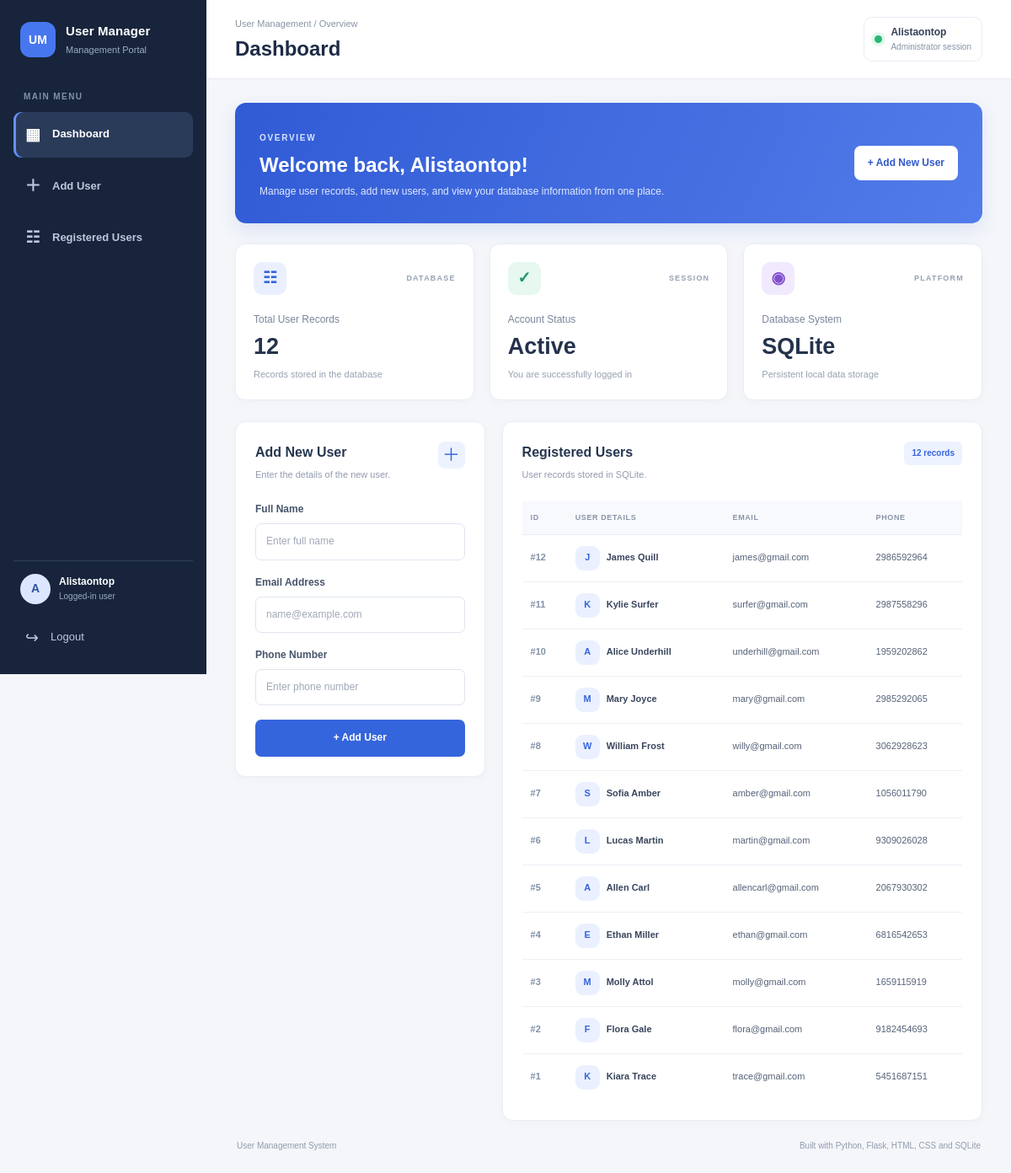
Screenshot of /dashboard (signed in) with the database file from the repository.
### tables this page shows
CREATE TABLE users (
            id INTEGER PRIMARY KEY AUTOINCREMENT,
            name TEXT NOT NULL,
            email TEXT NOT NULL,
            phone TEXT NOT NULL
        );

### app.py (the view, shortened to what this page needs)
@app.route("/dashboard", methods=["GET", "POST"])
def dashboard():
    if not session.get("user"):
        flash(
            "Please log in to access the dashboard.",
            "error",
        )
        return redirect(url_for("login"))
    users = get_all_users()
    return render_template(
        "dashboard.html",
        username=session["user"],
        users=users,
    )

### app.py (called while the page is built)
def get_db_connection():
    connection = sqlite3.connect(DATABASE)
    connection.row_factory = sqlite3.Row
    return connection

def get_all_users():
    connection = get_db_connection()
    try:
        users = connection.execute(
            "SELECT * FROM users ORDER BY id DESC"
        ).fetchall()
        return users
    finally:
        connection.close()

### templates/dashboard.html (shortened to what this page needs)
<!DOCTYPE html>
<html lang="en">
<head>
    <link rel="stylesheet"
          href="{{ url_for('static', filename='style.css') }}">
</head>
<body class="dashboard-page">
    <div class="dashboard-layout">
        <aside class="sidebar">
            <a href="{{ url_for('dashboard') }}" class="brand">
                <span class="brand-icon">UM</span>
                <span class="brand-text">
                    <strong>User Manager</strong>
                    <small>Management Portal</small>
                </span>
            </a>
            <div class="sidebar-label">MAIN MENU</div>
            <nav class="sidebar-nav">
                <a href="#overview" class="nav-link active">
                    <span class="nav-icon">▦</span>
                    <span>Dashboard</span>
                </a>
                <a href="#add-user" class="nav-link">
                    <span class="nav-icon">＋</span>
                    <span>Add User</span>
                </a>
                <a href="#registered-users" class="nav-link">
                    <span class="nav-icon">☷</span>
                    <span>Registered Users</span>
                </a>
            </nav>
            <div class="sidebar-bottom">
                <div class="sidebar-user">
                    <div class="avatar">
                        {{ username[0]|upper }}
                    </div>
                    <div class="sidebar-user-info">
                        <strong>{{ username }}</strong>
                        <small>Logged-in user</small>
                    </div>
                </div>
                <a href="{{ url_for('logout') }}" class="sidebar-logout">
                    <span class="nav-icon">↪</span>
                    Logout
                </a>
            </div>
        </aside>
        <main class="main-content">
            <header class="topbar">
                <div>
                    <p class="breadcrumb">User Management / Overview</p>
                    <h1>Dashboard</h1>
                </div>
                <div class="topbar-profile">
                    <div class="status-dot"></div>
                    <div>
                        <strong>{{ username }}</strong>
                        <small>Administrator session</small>
                    </div>
                </div>
            </header>
            <div class="dashboard-content" id="overview">
                <section class="welcome-banner">
                    <div>
                        <span class="welcome-label">OVERVIEW</span>
                        <h2>Welcome back, {{ username }}!</h2>
                        <p>
                            Manage user records, add new users,
                            and view your database information
                            from one place.
                        </p>
                    </div>
                    <a href="#add-user" class="welcome-action">
                        + Add New User
                    </a>
                </section>
                <section class="stats-grid">
                    <article class="stat-card">
                        <div class="stat-card-top">
                            <span class="stat-icon blue-icon">☷</span>
                            <span class="stat-caption">DATABASE</span>
                        </div>
                        <p class="stat-title">Total User Records</p>
                        <h3>{{ users|length }}</h3>
                        <p class="stat-description">
                            Records stored in the database
                        </p>
                    </article>
                    <article class="stat-card">
                        <div class="stat-card-top">
                            <span class="stat-icon green-icon">✓</span>
                            <span class="stat-caption">SESSION</span>
                        </div>
                        <p class="stat-title">Account Status</p>
                        <h3>Active</h3>
                        <p class="stat-description">
                            You are successfully logged in
                        </p>
                    </article>
                    <article class="stat-card">
                        <div class="stat-card-top">
                            <span class="stat-icon purple-icon">◉</span>
                            <span class="stat-caption">PLATFORM</span>
                        </div>
                        <p class="stat-title">Database System</p>
                        <h3>SQLite</h3>
                        <p class="stat-description">
                            Persistent local data storage
                        </p>
                    </article>
                </section>
                <div class="dashboard-grid">
                    <section class="content-card" id="add-user">
                        <div class="card-heading">
                            <div>
                                <h2>Add New User</h2>
                                <p>
                                    Enter the details of the new user.
                                </p>
                            </div>
                            <span class="heading-icon">＋</span>
                        </div>
                        <form action="{{ url_for('dashboard') }}"
                              method="POST"
                              class="user-form">
                            <div class="form-group">
                                <label for="name">Full Name</label>
                                <input
                                    type="text"
                                    id="name"
                                    name="name"
                                    maxlength="100"
                                    placeholder="Enter full name"
                                    required
                                >
                            </div>
                            <div class="form-group">
                                <label for="email">Email Address</label>
                                <input
                                    type="email"
                                    id="email"
                                    name="email"
                                    maxlength="254"
                                    placeholder="name@example.com"
                                    required
                                >
                            </div>
                            <div class="form-group">
                                <label for="phone">Phone Number</label>
                                <input
                                    type="tel"
                                    id="phone"
                                    name="phone"
                                    maxlength="30"
                                    placeholder="Enter phone number"
                                    required
                                >
                            </div>
                            <button type="submit"
                                    class="primary-button">
                                + Add User
                            </button>
                        </form>
                    </section>
                    <section class="content-card users-card"
                             id="registered-users">
                        <div class="card-heading">
                            <div>
                                <h2>Registered Users</h2>
                                <p>
                                    User records stored in SQLite.
                                </p>
                            </div>
                            <span class="record-count">
                                {{ users|length }} records
                            </span>
                        </div>
                        {% if users %}
                            <div class="table-wrapper">
                                <table class="dashboard-table">
                                    <thead>
                                        <tr>
                                            <th>ID</th>
                                            <th>User Details</th>
                                            <th>Email</th>
                                            <th>Phone</th>
                                        </tr>
                                    </thead>
                                    <tbody>
                                        {% for user in users %}
                                            <tr>
                                                <td>
                                                    <span class="user-id">
                                                        #{{ user["id"] }}
                                                    </span>
                                                </td>
                                                <td>
                                                    <div class="table-user">
                                                        <span class="table-avatar">
                                                            {{ user["name"][0]|upper }}
                                                        </span>
                                                        <strong>
                                                            {{ user["name"] }}
                                                        </strong>
                                                    </div>
                                                </td>
                                                <td class="email-cell">
                                                    {{ user["email"] }}
                                                </td>
                                                <td>
                                                    {{ user["phone"] }}
                                                </td>
                                            </tr>
                                        {% endfor %}
                                    </tbody>
                                </table>
                            </div>
                        {% endif %}
                    </section>
                </div>
                <footer class="dashboard-footer">
                    <p>User Management System</p>
                    <p>
                        Built with Python, Flask, HTML, CSS and SQLite
                    </p>
                </footer>
            </div>
        </main>
    </div>
</body>
</html>

### rows the page displays
users: id "12", name "J", name "James Quill", email "james@gmail.com", phone "2986592964"
users: id "11", name "K", name "Kylie Surfer", email "surfer@gmail.com", phone "2987558296"
users: id "10", name "A", name "Alice Underhill", email "underhill@gmail.com", phone "1959202862"
users: id "9", name "M", name "Mary Joyce", email "mary@gmail.com", phone "2985292065"
users: id "8", name "W", name "William Frost", email "willy@gmail.com", phone "3062928623"
users: id "7", name "S", name "Sofia Amber", email "amber@gmail.com", phone "1056011790"
users: id "6", name "L", name "Lucas Martin", email "martin@gmail.com", phone "9309026028"
users: id "5", name "A", name "Allen Carl", email "allencarl@gmail.com", phone "2067930302"
users: id "4", name "E", name "Ethan Miller", email "ethan@gmail.com", phone "6816542653"
users: id "3", name "M", name "Molly Attol", email "molly@gmail.com", phone "1659115919"
users: id "2", name "F", name "Flora Gale", email "flora@gmail.com", phone "9182454693"
users: id "1", name "K", name "Kiara Trace", email "trace@gmail.com", phone "5451687151"

### other values shown
{{ username[0]|upper }} "A"
{{ username }} "Alistaontop"
{{ users|length }} "12"
